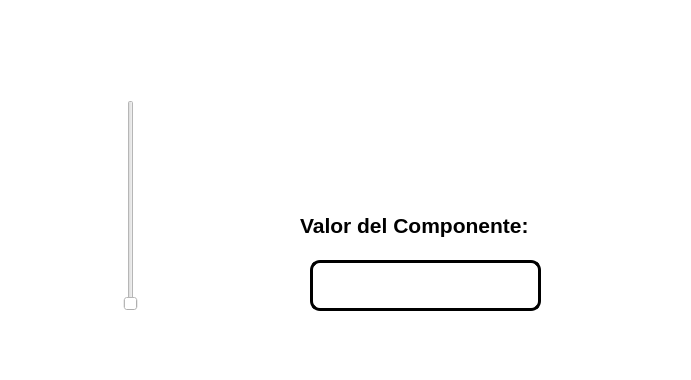
<?xml version="1.0" encoding="UTF-8"?>
<ui version="4.0">
 <class>MainWindow</class>
 <widget class="QMainWindow" name="MainWindow">
  <property name="geometry">
   <rect>
    <x>0</x>
    <y>0</y>
    <width>691</width>
    <height>380</height>
   </rect>
  </property>
  <property name="windowTitle">
   <string>MainWindow</string>
  </property>
  <property name="styleSheet">
   <string notr="true">background-color: rgb(255, 255, 255);</string>
  </property>
  <widget class="QWidget" name="centralwidget">
   <widget class="QLabel" name="label_2">
    <property name="geometry">
     <rect>
      <x>10</x>
      <y>10</y>
      <width>111</width>
      <height>71</height>
     </rect>
    </property>
    <property name="styleSheet">
     <string notr="true"/>
    </property>
    <property name="text">
     <string/>
    </property>
    <property name="pixmap">
     <pixmap>:/Logos/log_uat_nuevo.png</pixmap>
    </property>
    <property name="scaledContents">
     <bool>true</bool>
    </property>
   </widget>
   <widget class="QLabel" name="label_3">
    <property name="geometry">
     <rect>
      <x>580</x>
      <y>10</y>
      <width>101</width>
      <height>71</height>
     </rect>
    </property>
    <property name="styleSheet">
     <string notr="true"/>
    </property>
    <property name="text">
     <string/>
    </property>
    <property name="pixmap">
     <pixmap>:/Logos/FIT_logo_vertical.png</pixmap>
    </property>
    <property name="scaledContents">
     <bool>true</bool>
    </property>
   </widget>
   <widget class="QLabel" name="label_4">
    <property name="geometry">
     <rect>
      <x>560</x>
      <y>230</y>
      <width>121</width>
      <height>91</height>
     </rect>
    </property>
    <property name="styleSheet">
     <string notr="true"/>
    </property>
    <property name="text">
     <string/>
    </property>
    <property name="pixmap">
     <pixmap>:/Programas/ImagenGatoEuropeo.png</pixmap>
    </property>
    <property name="scaledContents">
     <bool>true</bool>
    </property>
   </widget>
   <widget class="QLineEdit" name="lineEdit">
    <property name="geometry">
     <rect>
      <x>310</x>
      <y>260</y>
      <width>231</width>
      <height>51</height>
     </rect>
    </property>
    <property name="font">
     <font>
      <pointsize>32</pointsize>
      <weight>75</weight>
      <bold>true</bold>
     </font>
    </property>
    <property name="styleSheet">
     <string notr="true">border: 3px solid black;
border-radius: 10px;</string>
    </property>
    <property name="text">
     <string/>
    </property>
    <property name="alignment">
     <set>Qt::AlignCenter</set>
    </property>
   </widget>
   <widget class="QLabel" name="label">
    <property name="geometry">
     <rect>
      <x>300</x>
      <y>210</y>
      <width>321</width>
      <height>31</height>
     </rect>
    </property>
    <property name="font">
     <font>
      <pointsize>16</pointsize>
      <weight>75</weight>
      <bold>true</bold>
     </font>
    </property>
    <property name="text">
     <string>Valor del Componente:</string>
    </property>
   </widget>
   <widget class="QSlider" name="verticalSlider">
    <property name="geometry">
     <rect>
      <x>100</x>
      <y>100</y>
      <width>61</width>
      <height>211</height>
     </rect>
    </property>
    <property name="orientation">
     <enum>Qt::Vertical</enum>
    </property>
   </widget>
  </widget>
  <widget class="QMenuBar" name="menubar">
   <property name="geometry">
    <rect>
     <x>0</x>
     <y>0</y>
     <width>691</width>
     <height>26</height>
    </rect>
   </property>
  </widget>
  <widget class="QStatusBar" name="statusbar"/>
 </widget>
 <resources>
  <include location="../Archivos/Recursos.qrc"/>
 </resources>
 <connections/>
</ui>
